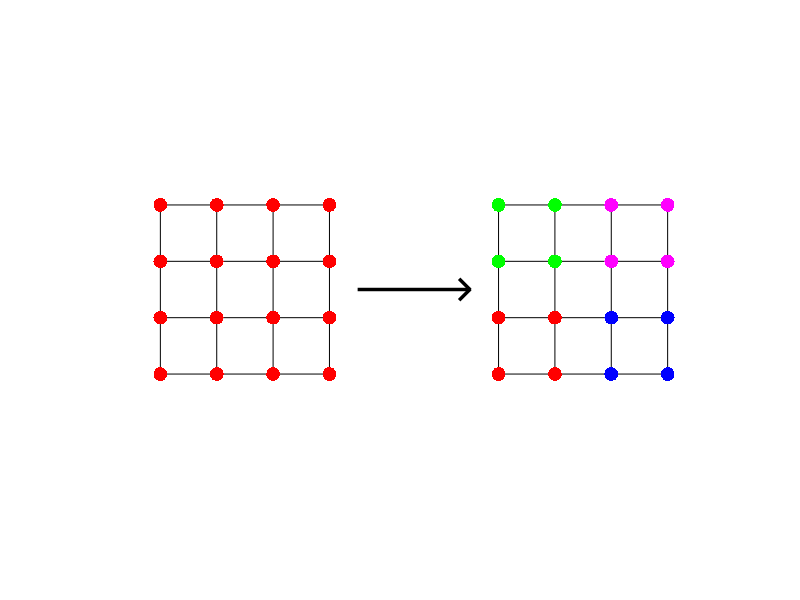
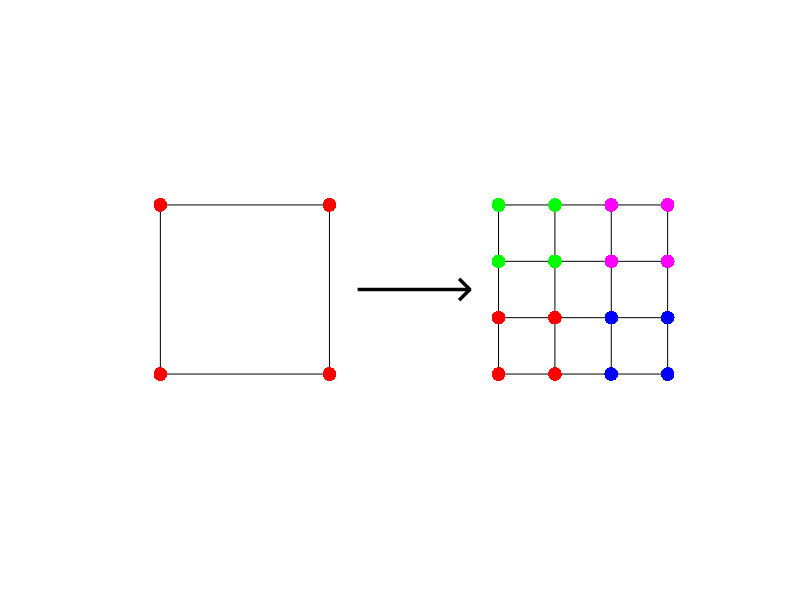

The MATLAB source for these figures, in order:
% generate grids to show scaling definitions

ii = repmat((1:4)',1,4);
jj = repmat(1:4,4,1);
colors = {'r.', 'g.', 'b.', 'm.'};
dotsize = 30;
arrowwidth = 2.5;

for fn=1:2
  figure(fn), clf, hold on

  % right plot
  ox = 6; oy = 0;
  % black thin lines
  for i=1:4, plot(ii(:,i)+ox,jj(:,i)+oy,'k'), end
  for j=1:4, plot(ii(j,:)+ox,jj(j,:)+oy,'k'), end
  % big colored grid points
  plot(ii(1:2,1:2)+ox,jj(1:2,1:2)+oy,char(colors(1,1)),'markersize',dotsize)
  plot(ii(1:2,3:4)+ox,jj(1:2,3:4)+oy,char(colors(1,2)),'markersize',dotsize)
  plot(ii(3:4,1:2)+ox,jj(3:4,1:2)+oy,char(colors(1,3)),'markersize',dotsize)
  plot(ii(3:4,3:4)+ox,jj(3:4,3:4)+oy,char(colors(1,4)),'markersize',dotsize)    

  % arrows
  plot([4.5 6.5],[2.5 2.5],'k','linewidth',arrowwidth)
  plot([6.3 6.5],[2.69 2.49],'k','linewidth',arrowwidth)
  plot([6.3 6.5],[2.31 2.51],'k','linewidth',arrowwidth)

  % left plots
  ox = 0; oy = 0;
  if fn==1
    % strong case
    % black thin lines
    for i=1:4, plot(ii(:,i)+ox,jj(:,i)+oy,'k'), end
    for j=1:4, plot(ii(j,:)+ox,jj(j,:)+oy,'k'), end
    % big colored grid points
    plot(ii(:,:)+ox,jj(:,:)+oy,char(colors(1,1)),'markersize',dotsize)
  else
    % weak case
    % black thin lines
    for i=[1 4], plot(ii([1 4],i)+ox,jj([1 4],i)+oy,'k'), end
    for j=[1 4], plot(ii(j,[1 4])+ox,jj(j,[1 4])+oy,'k'), end
    % big colored grid points
    plot(ii([1 4],[1 4])+ox,jj([1 4],[1 4])+oy,char(colors(1,1)),'markersize',dotsize)
  end

  axis([0 11 0 5])
  axis off
  axis equal
  hold off
end
